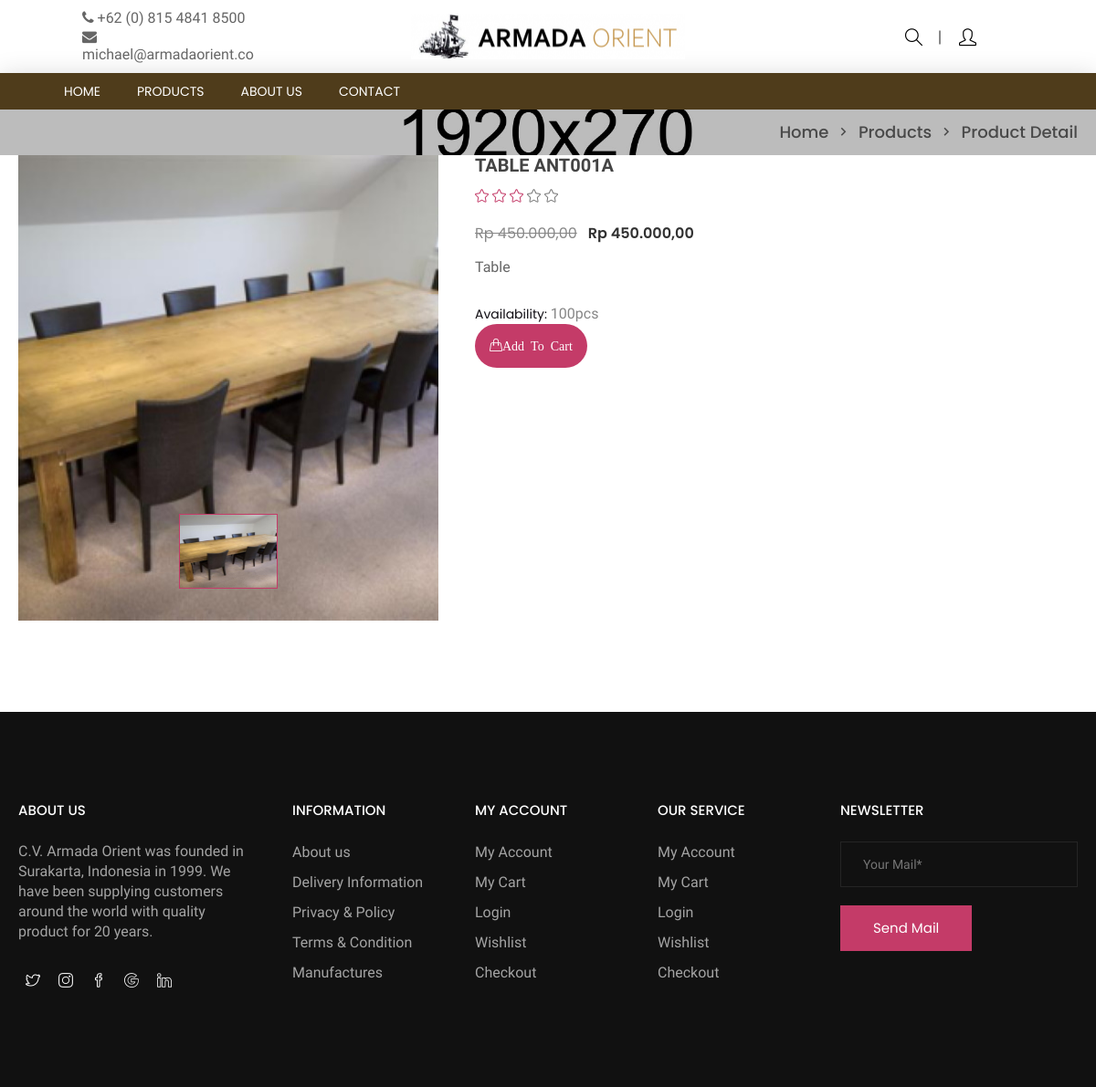
/product-details?product_id=14, run on the app's committed database.
### tables this page shows
CREATE TABLE `tbl_product` (
  `id` int(11) NOT NULL,
  `product_name` varchar(150) NOT NULL,
  `product_desc` text NOT NULL,
  `product_url` varchar(150) NOT NULL,
  `product_price` int(11) NOT NULL,
  `product_discount` int(11) NOT NULL,
  `product_stock` int(11) NOT NULL,
  `category_id` int(11) NOT NULL
);

### application/controllers/Home.php (called while the page is built, shortened)
<?php
class Home extends CI_Controller {
	function __construct() {
		$this->load->library('form_validation');
		$this->load->model('admin/ProductAdmin');
		$this->load->model('admin/CategoryAdmin');
		$this->load->model('User');
	 }
	public static function rupiah($angka){
		$hasil_rupiah = "Rp " . number_format($angka,2,',','.');
		return $hasil_rupiah;
	}
	public function product_details()
	{
		$id = $this->input->get('product_id');
		$data['data'] = $this->ProductAdmin->getProductById($id);
		$this->load->view('product-details',$data);
	}
}

### index.php (called while the page is built, shortened)
<?php
require_once BASEPATH.'core/CodeIgniter.php';

### application/models/admin/ProductAdmin.php (called while the page is built, shortened)
<?php
class ProductAdmin extends CI_Model{
    public function getProductById($id){
        $data = $this->db->query("SELECT * FROM tbl_product where id ='$id'");
        return $data->row();
    }
}
?>

### application/views/product-details.php (the view, shortened to what this page needs)
<body>
	<div class="wrapper">
	</div>
	<div class="ht__bradcaump__area"
		style="background: rgba(0, 0, 0, 0) url(images/bg/4.jpg) no-repeat scroll center center / cover ;">
		<div class="ht__bradcaump__wrap">
			<div class="container">
				<div class="row">
					<div class="col-xs-12">
						<div class="bradcaump__inner">
							<nav class="bradcaump-inner">
								<a class="breadcrumb-item" href="<?php echo base_url();?>">Home</a>
								<span class="brd-separetor"><i class="zmdi zmdi-chevron-right"></i></span>
								<a class="breadcrumb-item" href="product-grid">Products</a>
								<span class="brd-separetor"><i class="zmdi zmdi-chevron-right"></i></span>
								<span class="breadcrumb-item active">Product Detail</span>
							</nav>
						</div>
					</div>
				</div>
			</div>
		</div>
	</div>
	<section class="htc__product__details bg__white ptb--100">
		<div class="htc__product__details__top">
			<div class="container">
				<div class="row">
					<div class="col-md-5 col-lg-5 col-sm-12 col-xs-12">
						<div class="htc__product__details__tab__content">
							<div class="product__big__images">
								<div class="portfolio-full-image tab-content">
									<div role="tabpanel" class="tab-pane fade in active" id="img-tab-1">
										<img src="upload/product/<?php echo $data->product_url ?>"
											style="height:510px;width:677px;" alt="full-image">
									</div>
								</div>
							</div>
							<ul class="product__small__images" role="tablist">
								<li role="presentation" class="pot-small-img active">
									<a href="#img-tab-1" role="tab" data-toggle="tab">
										<img src="upload/product/<?php echo $data->product_url ?>"
											style="height:80px;width:106px;" alt="small-image">
									</a>
								</li>
							</ul>
						</div>
					</div>
					<div class="col-md-7 col-lg-7 col-sm-12 col-xs-12 smt-40 xmt-40">
						<div class="ht__product__dtl">
							<h2><?php echo $data->product_name?></h2>
							<ul class="rating">
								<li><i class="icon-star icons"></i></li>
								<li><i class="icon-star icons"></i></li>
								<li><i class="icon-star icons"></i></li>
								<li class="old"><i class="icon-star icons"></i></li>
								<li class="old"><i class="icon-star icons"></i></li>
							</ul>
							<ul class="pro__prize">
								<li class="old__prize"><strike><?php echo Home::rupiah($data->product_price)?></strike>
								</li>
								<li><?php echo Home::rupiah($data->product_price -  ($data->product_price * ($data->product_discount/100)) )?>
								</li>
							</ul>
							<p class="pro__info"><?php echo $data->product_desc?></p>
							<div class="ht__pro__desc">
								<div class="sin__desc">
									<p><span>Availability:</span>
										<?php echo $data->product_stock >= 1 ? $data->product_stock . "pcs" : 'Out Of Stock'?>
									</p>
								</div>
								<div class="sin__desc">
									<form method="POST" action="addToCart">
										<a href="#"
											style="background: #c43b68; padding:16px;color:#fff;border-radius: 25px;"
											class="addproduct"><i class="icon-handbag">Add To Cart</i></a>
									</form>
								</div>
							</div>
						</div>
					</div>
				</div>
			</div>
	</section>

### assets/style.css (style rules this page uses)
.pro__prize { display: flex; justify-content: center; margin-top: 7px; }
.pro__prize li { color: #313131; font-family: 'Poppins', sans-serif; font-size: 16px; font-weight: 600; }
.pro__prize li.old__prize { color: #888888; font-weight: 400; padding-right: 12px; }
.rating { display: flex; }
.rating li i { color: #c43b68; font-size: 15px; }
.rating li+li { margin-left: 4px; }
.rating li.old i { color: #777777; }
.ht__bradcaump__wrap { align-items: center; display: flex; height: 270px; }
.breadcrumb-item { color: #494949; font-family: "Poppins", sans-serif; font-size: 18px; font-weight: 500; text-transform: capitalize; }
.bradcaump-inner a.breadcrumb-item { font-weight: 500; }
.brd-separetor { padding: 0 10px; }
.brd-separetor i { color: #494949; font-size: 18px; }
.bradcaump__inner { text-align: center; }
.product__small__images { bottom: 35px; display: flex; left: 50%; position: absolute; -webkit-transform: translateX(-50%); transform: translateX(-50%); }
.htc__product__details__tab__content { position: relative; }
.product__small__images li { border: 1px solid #fff; margin: 0 8px; transition: all 0.4s ease 0s; }
.product__small__images li.active { border: 1px solid #c43b68; }
.ht__product__dtl h2 { color: #444; font-family: Old Standard TT; font-size: 20px; font-weight: 600; text-transform: uppercase; }
.ht__product__dtl .pro__prize { justify-content: flex-start; }
.ht__product__dtl p { color: #666666; font-size: 16px; line-height: 26px; margin-top: 12px; }
.sin__desc p { color: #868686; display: inline-block; font-family: 'Old Standard TT', serif; font-size: 16px; font-weight: 400; text-transform: capitalize; margin: 0; }
.sin__desc p span { color: #100d13; font-family: 'Poppins', sans-serif; font-size: 14px; text-transform: capitalize; }
.ht__pro__desc { margin-top: 25px; }

### assets/css/custom.css (style rules this page uses)
.bradcaump__inner { text-align: right; }
.ht__bradcaump__wrap { height: 50px; }
.ptb--100 { padding: 0px; }
.ptb--100 { margin-bottom: 100px; }

### assets/css/shortcode/default.css (style rules this page uses)
*, h1, h2, h3, h4, h5, h6, p, ul, a { margin: 0; padding: 0; }
html { font-size: 100%; }
body { font-family: 'Old Standard TT', serif; color: #666666; font-weight: 400; font-size: 14px; line-height: 24px; -webkit-font-smoothing: antialiased; -moz-osx-font-smoothing: grayscale; }
p { font-family: 'Old Standard TT', serif; color: #666666; font-weight: 400; font-size: 16px; line-height: 24px; }
h1, h2, h3, h4, h5, h6, .h1, .h2, .h3, .h4, .h5, .h6 { font-family: 'Poppins', sans-serif; color: #313131; font-weight: 400; -webkit-font-variant-ligatures: common-ligatures; font-variant-ligatures: common-ligatures; margin-top: 0; margin-bottom: 0; }
h2, .h2 { font-size: 30px; font-weight: 400; }
ul, ol { list-style: none; }
a { color: #333; }
body { overflow-x: hidden; }
a, .btn { transition: all 0.3s ease-out 0s; }
img, .img { max-width: 100%; transition: all 0.3s ease-out 0s; }
p+img, img:last-child { margin-bottom: 0; }
body { background: #fff; }
.bg__white { background: #fff; }
.ptb--100 { padding: 100px 0 }

### data on the page
tbl_product: product_url (picture), product_name "TABLE ANT001A", product_price "Rp 450.000,00", product_price+product_discount "Rp 450.000,00", product_desc "Table", product_stock "100"
